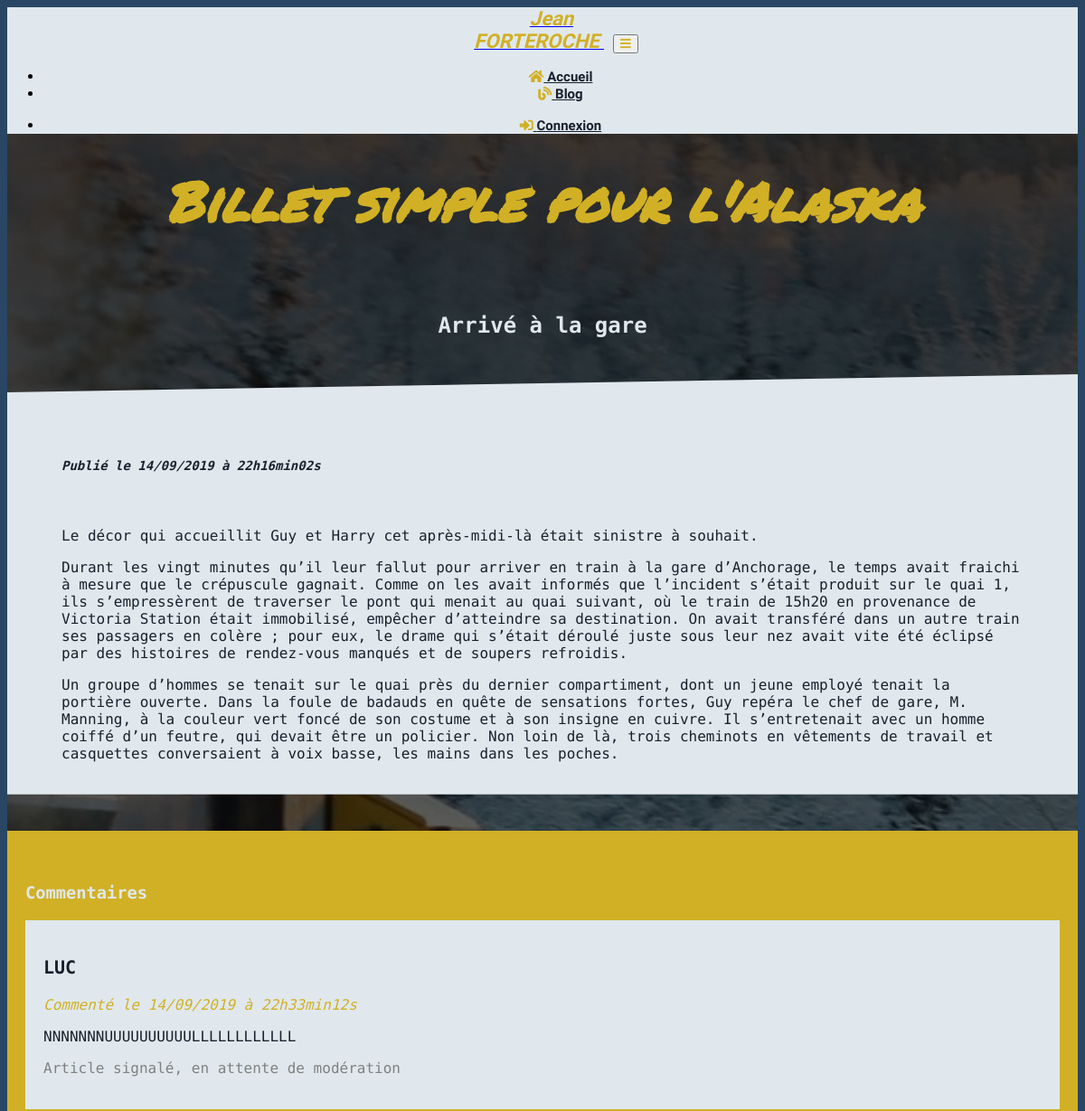
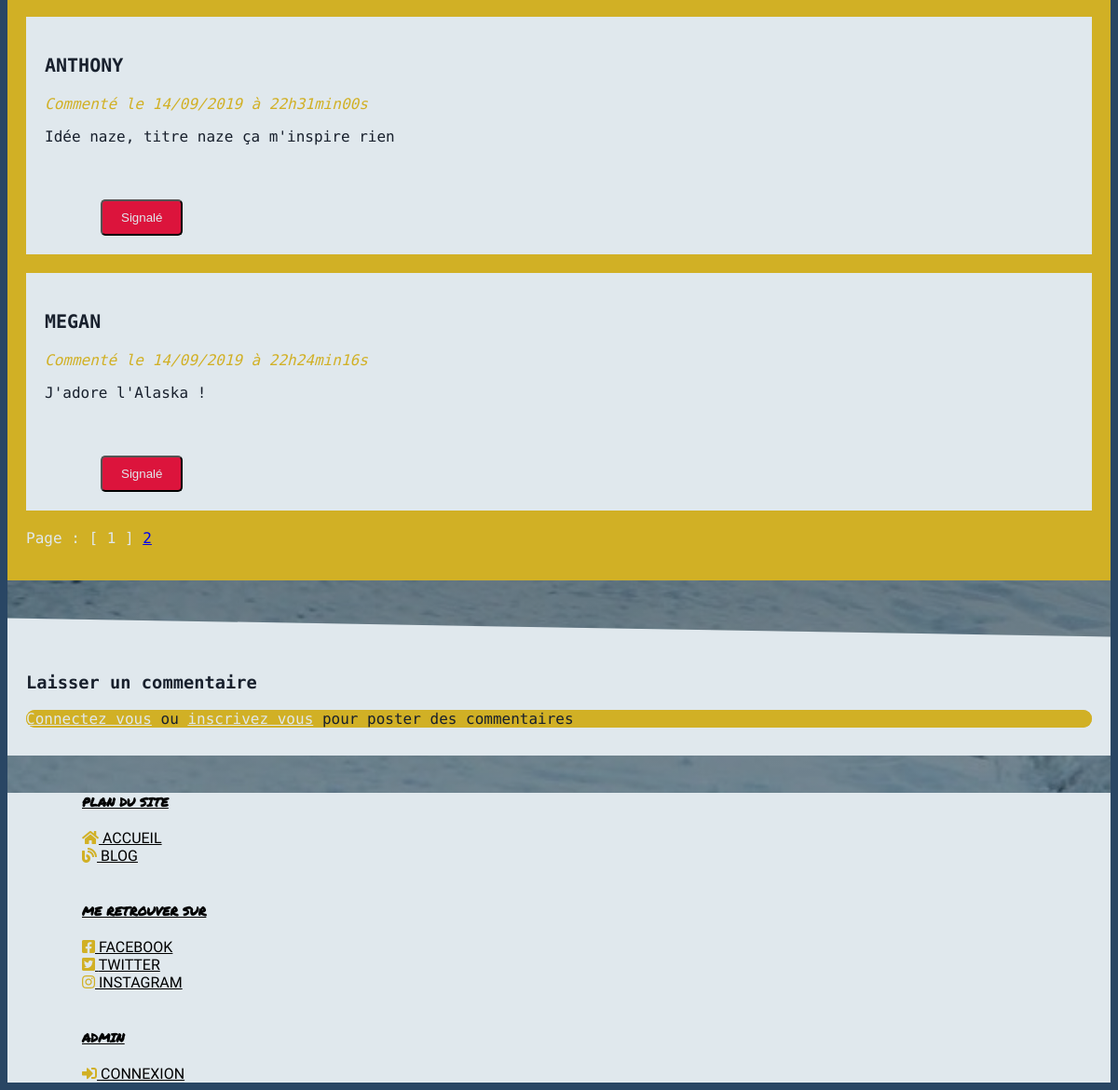
Page /index.php?action=post&id=1 on the committed database (2 pictures, top to bottom).
### tables this page shows
CREATE TABLE `post` (
  `id` int(11) NOT NULL,
  `date_creation` datetime NOT NULL,
  `id_author` int(11) NOT NULL,
  `title` varchar(255) NOT NULL,
  `content` text NOT NULL
);

CREATE TABLE `comments` (
  `id` int(11) NOT NULL,
  `id_user` int(11) NOT NULL,
  `date_creation` datetime NOT NULL,
  `content` text NOT NULL,
  `id_post` int(11) NOT NULL,
  `alert` varchar(100) NOT NULL DEFAULT '0'
);

CREATE TABLE `user` (
  `id` int(11) NOT NULL,
  `date_inscription` datetime NOT NULL,
  `pseudo` varchar(100) NOT NULL,
  `pass` text NOT NULL,
  `email` varchar(100) NOT NULL,
  `statut` varchar(100) NOT NULL DEFAULT 'user'
);

### controller/FrontEndController.php (called while the page is built, shortened)
<?php
require("model/FrontEndManager.php");
class FrontEndController
{
    public function post()
    {
        $req = new FrontEndManager;
        $maxPost = $req->maxPost();
        if ($_GET["id"] <= $maxPost) {
            $post = $req->getPost($_GET['id']);
        } else {
            throw new Exception("Cet id n'existe pas");
        }
        $messagesParPage = 3;
        $total = $req->totalComment($_GET['id']);
        $result = $total["nb_lignes"];
        $nombreDePages = intval(ceil($result / $messagesParPage));
        if (isset($_GET['page'])) {
            $pageActuelle = intval($_GET['page']);
            if ($pageActuelle > $nombreDePages) {
                $pageActuelle = $nombreDePages;
            }
        } else {
            $pageActuelle = 1;
        }
        $premiereEntree = ($pageActuelle - 1) * $messagesParPage;
        $comments = $req->getComments($_GET['id'], $premiereEntree, $messagesParPage);
        require('view/frontend/front/post.php');
    }
}

### model/FrontEndManager.php (called while the page is built, shortened)
<?php
class FrontEndManager extends Manager
{
    public function getPost($postId)
    {
        $bdd = $this->dbConnect();
        $req = $bdd->prepare(
            'SELECT id, id_author, title, content, DATE_FORMAT(date_creation, "%d/%m/%Y à %Hh%imin%ss") AS creation_date_fr FROM post WHERE id = ?'
        );
        $req->execute(array($postId));
        $post = $req->fetch();
        return $post;
    }
    function getComments($postId, $premiereEntree, $messagesParPage)
    {
        $bdd = $this->dbConnect();
        $comments = $bdd->prepare('SELECT pseudo, comments.id, id_user, id_post, content, DATE_FORMAT(date_creation, "%d/%m/%Y à %Hh%imin%ss") AS creation_date_fr, alert
    FROM comments
    INNER JOIN user ON user.id = comments.id_user
    WHERE id_post = ?
    ORDER BY date_creation DESC
    LIMIT ' . $premiereEntree . ', ' . $messagesParPage . '');
        $comments->execute(array($postId));
        return $comments;
    }
    public function totalComment($postId)
    {
        $bdd = $this->dbConnect();
        $total = $bdd->prepare('SELECT COUNT(id) AS nb_lignes FROM comments WHERE id_post = ?');
        $total->execute(array($postId));
        $result = $total->fetch();
        return $result;
    }
}

### view/frontend/front/post.php (the view, shortened to what this page needs)
<div id="blockPage">
    <?php include("./view/includes/navigation.php"); ?>
    <header>
        <h1 class="titleBlog"> <span id="novelTitle"> Billet simple pour l'Alaska </span></h1>
        <h2 class="titleBlog"> <?= htmlspecialchars($post["title"]); ?> </h2>
    </header>
    <section class="container" id="presentationPost">
        <div class="row">
            <article class="post">
                <h5 class="datePublie"> Publié le <?= $post["creation_date_fr"]; ?> </h5>
                <p class="text-justify textBlog"> <?= $post["content"]; ?> </p>
            </article>
        </div>
    </section>
    <section class="col-lg-8 offset-lg-2" id="comments">
        <div class="col-lg-12 text-center">
            <h3> Commentaires </h3>
        </div>
        <?php
        while ($comment = $comments->fetch()) {
            ?>
            <article class="col-lg-10 offset-lg-1" id="commentsArticle">
                <div class="row">
                    <div class="col-lg-3">
                        <p class="commentsPseudo"> <?= htmlspecialchars($comment["pseudo"]); ?> </p>
                        <p class="commentsDate"> Commenté le <?= $comment["creation_date_fr"]; ?> </p>
                    </div>
                    <div class="col-lg-9">
                        <p class="commentsText text-justify"> <?= nl2br($comment["content"]); ?> </p>
                    </div>
                </div>
                <div class="row">
                    <?php if ($comment["alert"] == 1) { ?>
                        <div class="col-lg-12">
                            <p style="color:gray;"> Article signalé, en attente de modération </p>
                        </div>
                </div>
            <?php } else { ?>
                <form action="index.php?action=signalComment" method="post">
                    <div class="row">
                        <div class="col-lg-2 conteneurSignale">
                            <button class=" signale"> Signalé </button>
                        </div>
                    </div>
                </form>
            <?php } ?>
            </article>
        <?php } ?>
        <div class="row pagination">
            <div class="col-lg-12 text-center">
                <p> Page :
                    <?php for ($i = 1; $i <= $nombreDePages; $i++)
                    {
                        if ($i == $pageActuelle)
                        { ?>
                            [ <?= $i ?> ]
                        <?php } else
                            { ?>
                            <a href="index.php?action=post&id=<?= $_GET['id'];?>&page=<?= $i ?>"> <span class="text-white"> <?= $i ?> </span></a>
                    <?php }
                    } ?>
                </p>
            </div>
        </div>
    </section>
    <?php if (isset($_SESSION['userId']) != true) { ?>
        <section class="col-lg-8 offset-lg-2" id="postComments">
            <div class="row">
                <div class="col-lg-12 text-center">
                    <h3> Laisser un commentaire </h3>
                </div>
            </div>
            <div class="row">
                <div class="col-lg-10 offset-lg-1" id="writeComments">
                    <div class="col-lg-12 text-center">
                        <p> <a href="index.php?action=login">Connectez vous</a> ou <a href="index.php?action=inscription"> inscrivez vous</a> pour poster des
                            commentaires
                        </p>
                    </div>
                </div>
            </div>
        </section>
    <?php } ?>
    <?php include("./view/includes/footer.php") ?>
</div>
<?php require('./view/includes/template.php'); ?>

### assets/css/style.css (style rules this page uses)
body { font-family: 'Source Code Pro'; background-color: #294664; }
#blockPage { background-color: #294664; background-image: url(".././images/train.jpg"); background-image: linear-gradient(to bottom, rgba(0, 0, 0, 0.8) 0%, rgba(0, 0, 0, 0.6) 50%, rgba(0, 0, 0, 0.3) 100%), url(".././images/train.jpg"); width: 100%; height: 100%; background-size: cover; background-position: center; background-attachment: fixed; position: relative; }
header { color: #e0e8ed; font-family: 'Source Code Pro'; text-align: center; }
header h1 { margin-top: 30px; font-family: 'Permanent Marker'; }
#novelTitle { font-family: 'Permanent Marker'; color: #d1b025; font-style: italic; font-weight: bold; font-size: 60px; }
.titleBlog { margin: 80px 0 40px 0; }
.textBlog { padding: 10px 40px; }
.datePublie { font-size: 14px; font-style: italic; }
#presentationPost { background-color: #e0e8ed; padding: 40px 20px 0px 20px; color: #18202d; clip-path: polygon(0 20px, 100% 0, 100% 100%, 0% 100%); }
.post { padding: 30px 40px 20px 40px; margin-bottom: 20px; }
#comments { padding: 40px 20px 20px 20px; color: #e0e8ed; background-color: #d1b025; margin-top: 40px; }
#commentsArticle { background-color: #e0e8ed; padding: 20px; margin: 20px auto; }
.commentsPseudo { font-size: 20px; font-weight: bold; color: #18202d; text-transform: uppercase; }
.commentsText { color: #18202d; }
.commentsDate { font-size: 16px; font-style: italic; color: #d1b025; }
.conteneurSignale { padding-left: 60px; }
.signale { border-radius: 5px; padding: 10px 20px; background-color: rgba(220, 20, 60); color: #e0e8ed; cursor: pointer; }
#postComments { padding: 40px 20px 20px 20px; color: #18202d; clip-path: polygon(0 0, 100% 20px, 100% 100%, 0% 100%); background-color: #e0e8ed; margin-top: 40px; }
#writeComments, #writeComments p { border-radius: 10px; background-color: #d1b025; margin: 10px auto; }
#writeComments a { color: #e0e8ed; margin: 10px auto; }
.pagination { color: #e0e8ed; }

### rows in the picture
post: title "Arrivé à la gare", content "Le décor qui accueillit Guy et Harry cet après-midi-là était sinistre à souhait. Durant les vingt minutes qu’il leur fallut pour arriver en train à la gare d’Anchorage, le temps avait fraichi à mesure que le crépuscule gagnait. Comme on les avait informés que l’incident s’était produit sur le quai 1, ils s’empressèrent de traverser le pont qui menait au quai suivant, où le train de 15h20 en provenance de Victoria Station était immobilisé, empêcher d’atteindre sa destination. On avait transféré dans un autre train ses passagers en colère ; pour eux, le drame qui s’était déroulé juste sous leur nez avait vite été éclipsé par des histoires de rendez-vous manqués et de soupers refroidis. Un…"
comments: id_user.pseudo "LUC", creation_date_fr "14/09/2019 à 22h33min12s", content "NNNNNNNUUUUUUUUUULLLLLLLLLLLL", shows "Article signalé, en attente de modération"
comments: id_user.pseudo "ANTHONY", creation_date_fr "14/09/2019 à 22h31min00s", content "Idée naze, titre naze ça m'inspire rien"
comments: id_user.pseudo "MEGAN", creation_date_fr "14/09/2019 à 22h24min16s", content "J'adore l'Alaska !"

### other values in the picture
$post["creation_date_fr"] "14/09/2019 à 22h16min02s"
